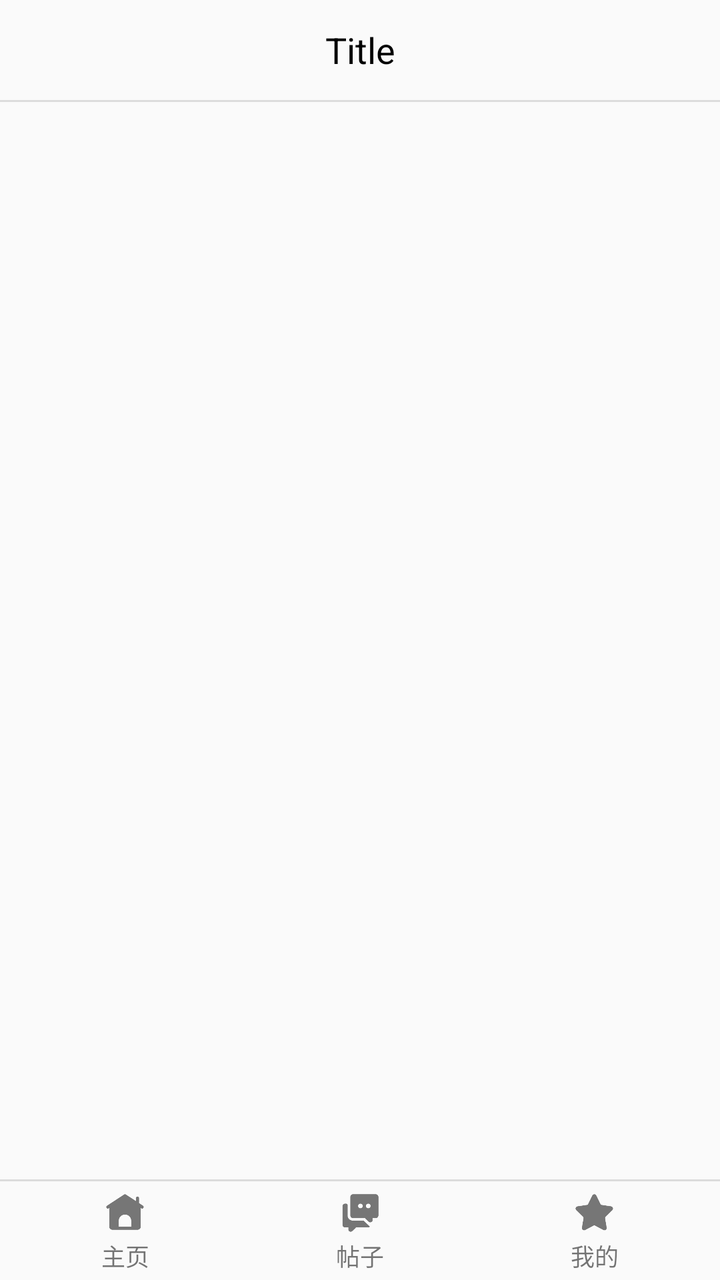
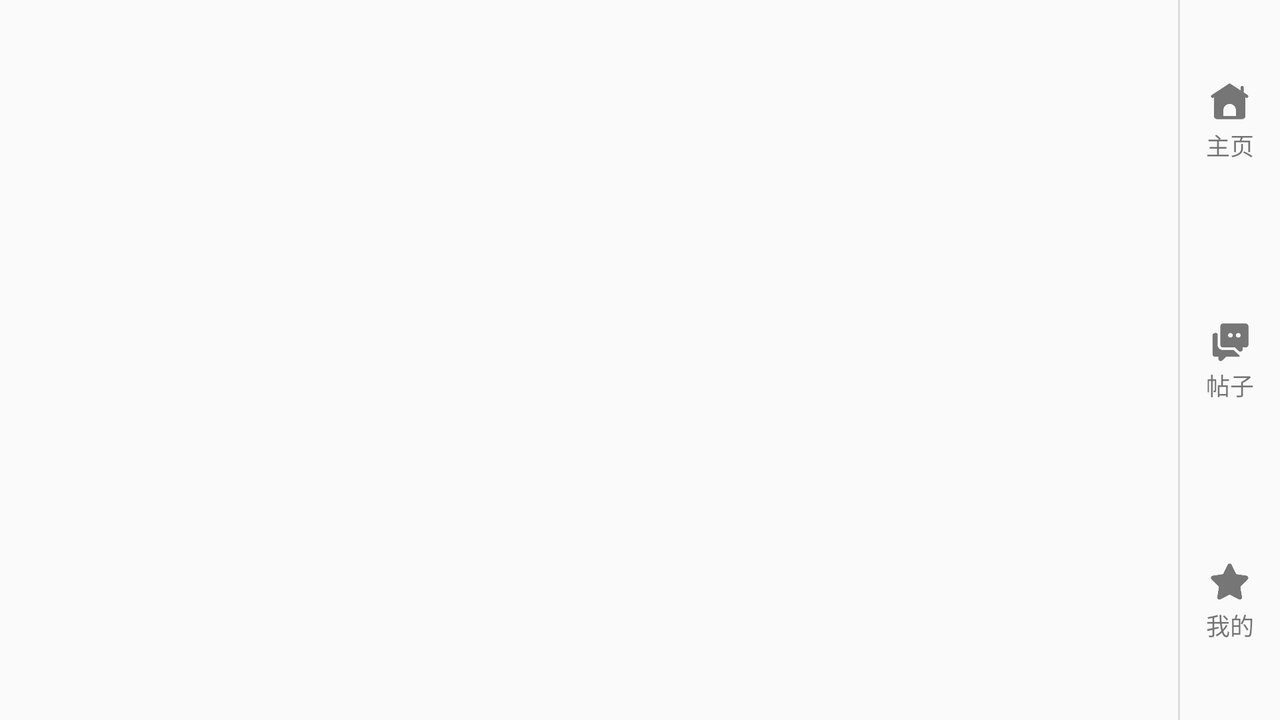

First picture: res/layout/ on a phone held upright. Second picture: the repository's own variant of that layout, on a device whose configuration matches the variant's folder. Source for both follows.
<!-- AndroidManifest.xml: application theme AppTheme -->
<!-- res/layout/activity_main.xml -->
<?xml version="1.0" encoding="utf-8"?>
<android.support.constraint.ConstraintLayout xmlns:android="http://schemas.android.com/apk/res/android"
    xmlns:app="http://schemas.android.com/apk/res-auto"
    xmlns:tools="http://schemas.android.com/tools"
    android:layout_width="match_parent"
    android:layout_height="match_parent"
    tools:context=".activity.MainActivity">

    <LinearLayout
        android:id="@+id/linearLayout2"
        android:layout_width="match_parent"
        android:layout_height="50dp"
        android:orientation="horizontal"
        app:layout_constraintEnd_toEndOf="parent"
        app:layout_constraintStart_toStartOf="parent"
        app:layout_constraintTop_toTopOf="parent">

        <TextView
            android:id="@+id/title"
            android:layout_width="wrap_content"
            android:layout_height="wrap_content"
            android:layout_gravity="center"
            android:layout_weight="1"
            android:text="Title"
            android:textAlignment="center"
            android:textColor="@color/black"
            android:textSize="18sp" />
    </LinearLayout>

    <View
        android:id="@+id/divider2"
        android:layout_width="match_parent"
        android:layout_height="1dp"
        android:background="?android:attr/listDivider"
        app:layout_constraintEnd_toEndOf="parent"
        app:layout_constraintStart_toStartOf="parent"
        app:layout_constraintTop_toBottomOf="@+id/linearLayout2" />

    <FrameLayout
        android:id="@+id/container"
        android:layout_width="match_parent"
        android:layout_height="0dp"
        app:layout_constraintBottom_toTopOf="@+id/linearLayout"
        app:layout_constraintEnd_toEndOf="parent"
        app:layout_constraintStart_toStartOf="parent"
        app:layout_constraintTop_toBottomOf="@+id/divider2">

    </FrameLayout>

    <View
        android:id="@+id/divider"
        android:layout_width="match_parent"
        android:layout_height="1dp"
        android:background="?android:attr/listDivider"
        app:layout_constraintBottom_toTopOf="@+id/linearLayout"
        app:layout_constraintEnd_toEndOf="parent"
        app:layout_constraintStart_toStartOf="parent"
        app:layout_constraintTop_toTopOf="@+id/linearLayout" />

    <LinearLayout
        android:id="@+id/linearLayout"
        android:layout_width="match_parent"
        android:layout_height="50dp"
        android:orientation="horizontal"
        android:padding="4dp"
        app:layout_constraintBottom_toBottomOf="parent"
        app:layout_constraintEnd_toEndOf="parent"
        app:layout_constraintStart_toStartOf="parent">

        <LinearLayout
            android:id="@+id/home"
            android:layout_width="0dp"
            android:layout_height="match_parent"
            android:layout_weight="1"
            android:gravity="center"
            android:orientation="vertical">

            <ImageView
                android:id="@+id/home_icon"
                android:layout_width="25dp"
                android:layout_height="25dp"
                android:layout_gravity="center"
                android:background="@drawable/home" />

            <TextView
                android:layout_width="match_parent"
                android:layout_height="wrap_content"
                android:text="主页"
                android:textAlignment="center"
                android:textSize="12sp" />

        </LinearLayout>

        <LinearLayout
            android:id="@+id/post"
            android:layout_width="0dp"
            android:layout_height="match_parent"
            android:layout_weight="1"
            android:gravity="center"
            android:orientation="vertical">

            <ImageView
                android:id="@+id/post_icon"
                android:layout_width="25dp"
                android:layout_height="25dp"
                android:layout_gravity="center"
                android:background="@drawable/post2" />

            <TextView
                android:layout_width="match_parent"
                android:layout_height="wrap_content"
                android:text="帖子"
                android:textAlignment="center"
                android:textSize="12sp" />

        </LinearLayout>

        <LinearLayout
            android:id="@+id/my_info"
            android:layout_width="0dp"
            android:layout_height="match_parent"
            android:layout_weight="1"
            android:gravity="center"
            android:orientation="vertical">

            <ImageView
                android:id="@+id/my_info_icon"
                android:layout_width="25dp"
                android:layout_height="25dp"
                android:layout_gravity="center"
                android:background="@drawable/my_info" />

            <TextView
                android:id="@+id/textView6"
                android:layout_width="match_parent"
                android:layout_height="wrap_content"
                android:text="我的"
                android:textAlignment="center"
                android:textSize="12sp" />

        </LinearLayout>
    </LinearLayout>

    <ImageView
        android:id="@+id/imageView6"
        android:layout_width="0dp"
        android:layout_height="0dp"
        android:scaleType="centerCrop"
        app:layout_constraintBottom_toBottomOf="parent"
        app:layout_constraintEnd_toEndOf="parent"
        app:layout_constraintStart_toStartOf="parent"
        app:layout_constraintTop_toTopOf="parent"
        app:srcCompat="@drawable/load" />

</android.support.constraint.ConstraintLayout>
<!-- resources referenced by this layout -->
<resources>
  <color name="black">#000000</color>
  <!-- drawable home: png bitmap (drawable, 4219 bytes) -->
  <!-- drawable my_info: png bitmap (drawable-v24, 5162 bytes) -->
  <!-- drawable post2: png bitmap (drawable, 3622 bytes) -->
  <style name="AppTheme" parent="Theme.AppCompat.Light.NoActionBar">
          
          <item name="colorPrimary">@color/shallow_black</item>
          <item name="colorPrimaryDark">@color/black</item>
          <item name="colorAccent">@color/shallow_black</item>
      </style>
  <color name="shallow_black">#555555</color>
</resources>
<!-- res/layout-land/activity_main.xml (the repository's variant of the layout above) -->
<!-- drawn on the phone turned sideways -->
<?xml version="1.0" encoding="utf-8"?>
<android.support.constraint.ConstraintLayout xmlns:android="http://schemas.android.com/apk/res/android"
    xmlns:app="http://schemas.android.com/apk/res-auto"
    xmlns:tools="http://schemas.android.com/tools"
    android:layout_width="match_parent"
    android:layout_height="match_parent"
    tools:context=".activity.MainActivity">

    <ScrollView
        android:id="@+id/scrollView2"
        android:layout_width="0dp"
        android:layout_height="0dp"
        app:layout_constraintBottom_toBottomOf="parent"
        app:layout_constraintEnd_toStartOf="@+id/divider"
        app:layout_constraintStart_toStartOf="parent"
        app:layout_constraintTop_toTopOf="parent">

        <FrameLayout
            android:id="@+id/container"
            android:layout_width="match_parent"
            android:layout_height="wrap_content" />
    </ScrollView>

    <View
        android:id="@+id/divider"
        android:layout_width="1dp"
        android:layout_height="0dp"
        android:background="?android:attr/listDivider"
        app:layout_constraintBottom_toBottomOf="parent"
        app:layout_constraintEnd_toStartOf="@+id/linearLayout"
        app:layout_constraintTop_toTopOf="parent" />

    <LinearLayout
        android:id="@+id/linearLayout"
        android:layout_width="50dp"
        android:layout_height="0dp"
        android:orientation="vertical"
        app:layout_constraintBottom_toBottomOf="parent"
        app:layout_constraintEnd_toEndOf="parent"
        app:layout_constraintTop_toTopOf="parent">

        <LinearLayout
            android:id="@+id/home"
            android:layout_width="match_parent"
            android:layout_height="wrap_content"
            android:layout_weight="1"
            android:gravity="center"
            android:orientation="vertical">

            <ImageView
                android:id="@+id/home_icon"
                android:layout_width="25dp"
                android:layout_height="25dp"
                android:layout_gravity="center"
                android:background="@drawable/home" />

            <TextView
                android:layout_width="match_parent"
                android:layout_height="wrap_content"
                android:text="主页"
                android:textAlignment="center"
                android:textSize="12sp" />

        </LinearLayout>

        <LinearLayout
            android:id="@+id/post"
            android:layout_width="match_parent"
            android:layout_height="wrap_content"
            android:layout_weight="1"
            android:gravity="center"
            android:orientation="vertical">

            <ImageView
                android:id="@+id/post_icon"
                android:layout_width="25dp"
                android:layout_height="25dp"
                android:layout_gravity="center"
                android:background="@drawable/post2" />

            <TextView
                android:layout_width="match_parent"
                android:layout_height="wrap_content"
                android:text="帖子"
                android:textAlignment="center"
                android:textSize="12sp" />

        </LinearLayout>

        <LinearLayout
            android:id="@+id/my_info"
            android:layout_width="match_parent"
            android:layout_height="wrap_content"
            android:layout_weight="1"
            android:gravity="center"
            android:orientation="vertical">

            <ImageView
                android:id="@+id/my_info_icon"
                android:layout_width="25dp"
                android:layout_height="25dp"
                android:layout_gravity="center"
                android:background="@drawable/my_info" />

            <TextView
                android:id="@+id/textView6"
                android:layout_width="match_parent"
                android:layout_height="wrap_content"
                android:text="我的"
                android:textAlignment="center"
                android:textSize="12sp" />

        </LinearLayout>
    </LinearLayout>

</android.support.constraint.ConstraintLayout>
<!-- resources referenced by the variant -->
<!-- as the phone turned sideways resolves them -->
<resources>
  <!-- drawable home: png bitmap (drawable, 4219 bytes) -->
  <!-- drawable my_info: png bitmap (drawable-v24, 5162 bytes) -->
  <!-- drawable post2: png bitmap (drawable, 3622 bytes) -->
  <style name="AppTheme" parent="Theme.AppCompat.Light.NoActionBar">
          
          <item name="colorPrimary">@color/shallow_black</item>
          <item name="colorPrimaryDark">@color/black</item>
          <item name="colorAccent">@color/shallow_black</item>
      </style>
  <color name="shallow_black">#555555</color>
  <color name="black">#000000</color>
</resources>
